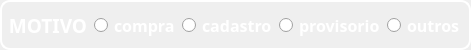
               <widget class="QFrame" name="frameMotivo">
                <property name="maximumSize">
                 <size>
                  <width>16777215</width>
                  <height>50</height>
                 </size>
                </property>
                <property name="styleSheet">
                 <string notr="true">border: 2px solid;
border-color: rgb(255, 255, 255);
border-radius: 10px;</string>
                </property>
                <property name="frameShape">
                 <enum>QFrame::StyledPanel</enum>
                </property>
                <property name="frameShadow">
                 <enum>QFrame::Raised</enum>
                </property>
                <layout class="QHBoxLayout" name="horizontalLayout_9">
                 <property name="leftMargin">
                  <number>2</number>
                 </property>
                 <property name="topMargin">
                  <number>2</number>
                 </property>
                 <property name="rightMargin">
                  <number>2</number>
                 </property>
                 <property name="bottomMargin">
                  <number>2</number>
                 </property>
                 <item>
                  <widget class="QLabel" name="label_12">
                   <property name="font">
                    <font>
                     <family>Asap</family>
                     <pointsize>14</pointsize>
                     <weight>75</weight>
                     <bold>true</bold>
                    </font>
                   </property>
                   <property name="styleSheet">
                    <string notr="true">color: rgb(255, 255, 255);
border: no border</string>
                   </property>
                   <property name="text">
                    <string> MOTIVO</string>
                   </property>
                  </widget>
                 </item>
                 <item>
                  <widget class="QRadioButton" name="notRadioCompra">
                   <property name="font">
                    <font>
                     <family>Asap</family>
                     <pointsize>12</pointsize>
                     <weight>75</weight>
                     <bold>true</bold>
                    </font>
                   </property>
                   <property name="styleSheet">
                    <string notr="true">color: rgb(255, 255, 255);
border: no border</string>
                   </property>
                   <property name="text">
                    <string>compra</string>
                   </property>
                  </widget>
                 </item>
                 <item>
                  <widget class="QRadioButton" name="notRadioCadastro">
                   <property name="font">
                    <font>
                     <family>Asap</family>
                     <pointsize>12</pointsize>
                     <weight>75</weight>
                     <bold>true</bold>
                    </font>
                   </property>
                   <property name="styleSheet">
                    <string notr="true">color: rgb(255, 255, 255);
border: no border</string>
                   </property>
                   <property name="text">
                    <string>cadastro</string>
                   </property>
                  </widget>
                 </item>
                 <item>
                  <widget class="QRadioButton" name="notRadioProvisorio">
                   <property name="font">
                    <font>
                     <family>Asap</family>
                     <pointsize>12</pointsize>
                     <weight>75</weight>
                     <bold>true</bold>
                    </font>
                   </property>
                   <property name="styleSheet">
                    <string notr="true">color: rgb(255, 255, 255);
border: no border</string>
                   </property>
                   <property name="text">
                    <string>provisorio</string>
                   </property>
                  </widget>
                 </item>
                 <item>
                  <widget class="QRadioButton" name="notRadioOutro">
                   <property name="font">
                    <font>
                     <family>Asap</family>
                     <pointsize>12</pointsize>
                     <weight>75</weight>
                     <bold>true</bold>
                    </font>
                   </property>
                   <property name="styleSheet">
                    <string notr="true">color: rgb(255, 255, 255);
border: no border</string>
                   </property>
                   <property name="text">
                    <string>outros</string>
                   </property>
                  </widget>
                 </item>
                 <item>
                  <widget class="QFrame" name="frame_18">
                   <property name="styleSheet">
                    <string>color: rgb(255, 255, 255);
border: no border</string>
                   </property>
                   <property name="frameShape">
                    <enum>QFrame::StyledPanel</enum>
                   </property>
                   <property name="frameShadow">
                    <enum>QFrame::Raised</enum>
                   </property>
                  </widget>
                 </item>
                </layout>
               </widget>
